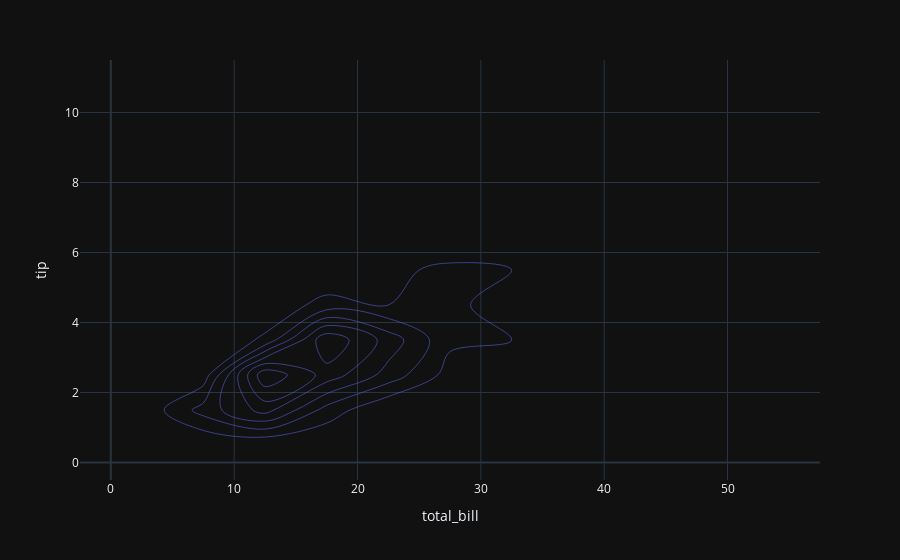

Notebook code cell kept with this figure:
### Code cell
px.density_contour(tips,x='total_bill',
                   y='tip',
                   template='plotly_dark')

### Figure 1 — Plotly figure (JSON) as saved in the notebook; plotly's stock layout.template omitted (floating-point values rounded to 4 significant figures; data arrays with more than 128 entries replaced by an {"elided": "..."} marker saying what was removed)
{"data": [{"contours": {"coloring": "none"}, "hovertemplate": "total_bill=%{x}<br>tip=%{y}<br>count=%{z}<extra></extra>", "legendgroup": "", "line": {"color": "#636efa"}, "name": "", "showlegend": false, "type": "histogram2dcontour", "x": {"elided": "244 float values"}, "xaxis": "x", "xbingroup": "x", "y": {"elided": "244 float values"}, "yaxis": "y", "ybingroup": "y"}], "layout": {"legend": {"tracegroupgap": 0}, "margin": {"t": 60}, "xaxis": {"anchor": "y", "domain": [0, 1], "title": {"text": "total_bill"}}, "yaxis": {"anchor": "x", "domain": [0, 1], "title": {"text": "tip"}}}}
